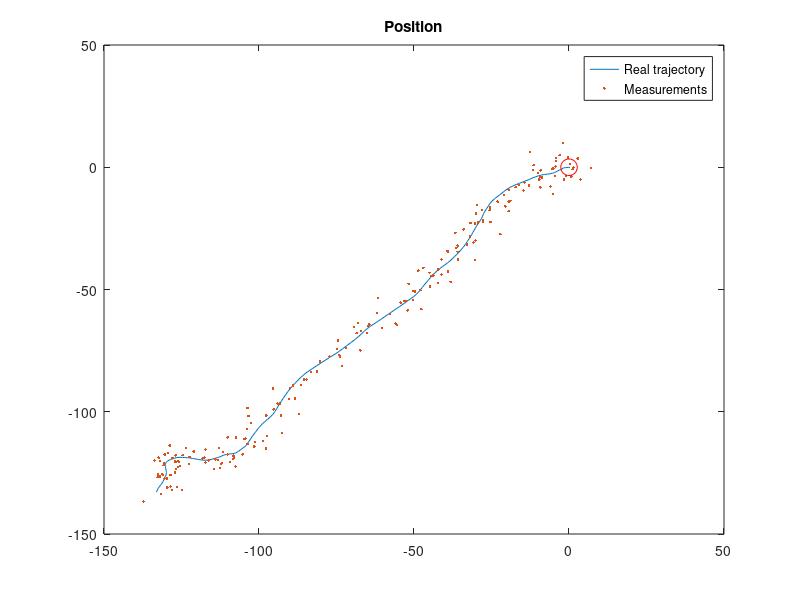

This figure's MATLAB source: (Note: this script raises an error after producing the figure.)
% Modified by Hoa V. Nguyen to demonstrate the Kalman Filter in a simple
% example: tracking a vehicle with constant velocity moving in 2D space. 
% Date: September 21st 2016
% Copyright (C) 2007 Jouni Hartikainen
function kf_example
% Stepsize
dt = 1;

% Process noise variance
q = 0.1;


% Discretization of the continous-time system.
F = [diag([1 1]) diag([dt dt]);
     diag([0 0]) diag([1 1])];
Q = q^2 * [dt^4/4*diag([1 1]) dt^3/2 * diag([1 1]);
           dt^3/2*diag([1 1]) dt^2* diag([1 1])  ];
% Measurement model.
H = [1 0 0 0 ;
     0 1 0 0 ];

% Variance in the measurements.
r1 = 10;
R = diag([r1 r1]);

% Generate the data.
n = 200;
Y = zeros(size(H,1),n);
X_r = zeros(size(F,1),n);
X_r(:,1) = [0 0 0 0 ]';
Q_r = mvnrnd(zeros(1,size(F,1)),Q,n)';
R_r = mvnrnd(zeros(1,size(H,1)),R,n)';
for i = 2:n
   X_r(:,i) = F*X_r(:,i-1) + Q_r(:,i);
end

% Generate the measurements.
for i = 1:n
   Y(:,i) = H*X_r(:,i) + R_r(:,i);
end
clf; clc;
disp(' ');
fprintf('Filtering with KF...');
fprintf('Press any key to see the result');

plot(X_r(1,:),X_r(2,:),Y(1,:),Y(2,:),'.',X_r(1,1),...
     X_r(2,1),'ro','MarkerSize',12);
legend('Real trajectory', 'Measurements');
title('Position');
pause 
% Initial guesses for the state mean and covariance.
m = zeros(size(F,1),1);
P = q * eye(size(F,1));

%% Space for the estimates.
MM = zeros(size(m,1), n);
PP = zeros(size(m,1), size(m,1), n);
% Filtering steps.
for i = 1:size(Y,2)
   [m,P] = kf_predict(m,P,F,Q);
   [m,P] = kf_update(m,P,Y(:,i),H,R);
   MM(:,i) = m;
   PP(:,:,i) = P;
end


subplot(1,2,1);
plot(X_r(1,:), X_r(2,:),'--', MM(1,:), MM(2,:),X_r(1,1),X_r(2,1),...
     'o','MarkerSize',12)
legend('Real trajectory', 'Filtered');
title('Position estimation with Kalman filter.');
xlabel('x');
ylabel('y');
subplot(1,2,2);
plot(X_r(3,:), X_r(4,:),'--', MM(3,:), MM(4,:),X_r(3,1),...
     X_r(4,1),'ro','MarkerSize',12);
legend('Real velocity', 'Filtered');
title('Velocity estimation with Kalman filter.');
xlabel('x^.');
ylabel('y^.');
end
